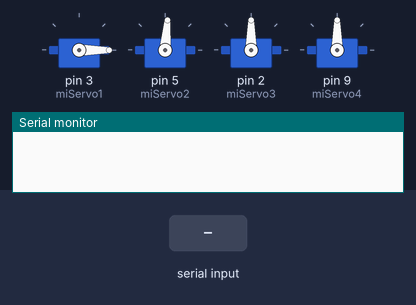
A sketch run on a simulated Arduino Uno, built with avr-gcc and run on an emulated ATmega328P. Shown: 4 × servo, the last lines printed to the serial monitor. The inputs (shaded band) are chosen by the test bench.

Above: at 1.2 s.
1.3 s: "r" received over Serial
At 2.1 s:
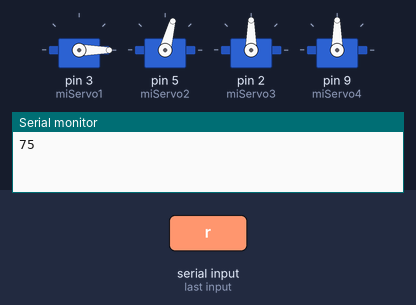
2.8 s: "g" received over Serial
At 3.2 s:
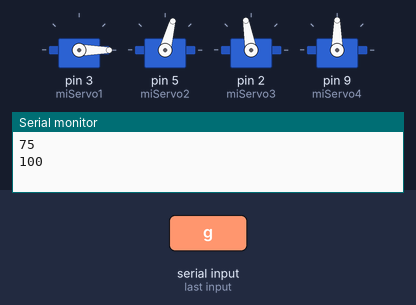
4.3 s: "l" received over Serial
At 5.5 s:
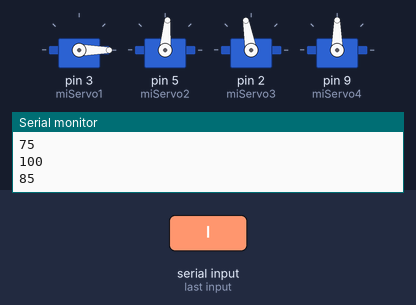
5.8 s: "p" received over Serial
At 6.7 s:
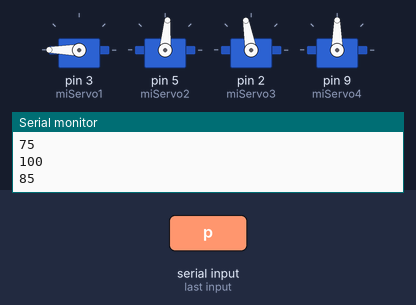
Timing chart, 0 to 10.3 s (numbered marks = the images above; inputs shaded):
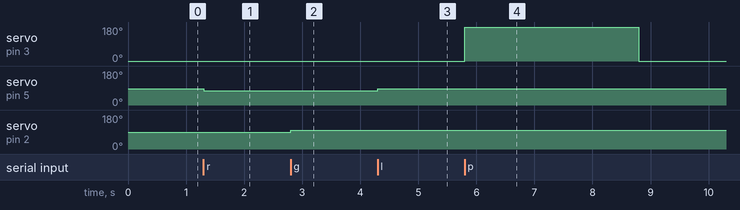

The sketch:

drone.ino
```cpp
#include <Servo.h>

//variable de recepcion de datos y cariables de control de elevacion
int option;
int led = 13;
int contador=0;
int contador2=85;
int contador3=90;
int inicio=0;

Servo miServo1;
Servo miServo2;
Servo miServo3;
Servo miServo4;


void setup()
{
 //asignacion de comunicacion de datos entre arduino y antena bt
  Serial.begin(9600);

//Asignacion de pines del servomotor
  miServo1.attach(3);
  miServo2.attach(5);
  miServo3.attach(2);
  miServo4.attach(9);


  //Posicionamiento inicial
  miServo1.write(contador);  //Altura
  miServo2.write(contador2); //giro en el eje
  miServo3.write(contador3); //giro en el eje


}


void loop()
{

  //si existe datos disponibles los leemos
  if (Serial.available()>0)
  {
    //leemos la opcion enviada
    option=Serial.read();
    ///////////////////////////
    if(option=='p')
    {
       miServo1.write(180);
      delay(3000);
      miServo1.write(0);
      delay(2000);
    }
    if(option=='f')
    {
      miServo1.write(0);
      contador=0;
    }

    if(option=='u')
    {

      contador=contador+10;
      if (contador>180)//limitantre de elevacion
      {
          contador=180;
      }
      miServo1.write(contador);
      Serial.println(contador);

    }
    if(option=='d')
    {

      contador=contador-10;
      if (contador<0)
      {
          contador=0;
      }
      miServo1.write(contador);
      Serial.println(contador);
    }
    if(option=='l')
    {

      contador2=contador2+10;
      if (contador2>180)
      {
          contador2=180;
      }
      miServo2.write(contador2);
      Serial.println(contador2);

    }
    if(option=='r')
    {

      contador2=contador2-10;
      if (contador2<0)
      {
          contador2=0;
      }
      miServo2.write(contador2);
      Serial.println(contador2);
    }
    if(option=='g')
    {

      contador3=contador3+10;
      if (contador3>180)
      {
          contador3=180;
      }
      miServo3.write(contador3);
      Serial.println(contador3);

    }
    if(option=='b')
    {

      contador3=contador3-10;
      if (contador3<0)
      {
          contador3=0;
      }
      miServo3.write(contador3);
      Serial.println(contador3);
    }

  }

}
```

Measured:
- after the input at 1.3 s, servo on pin 5 (miServo2): 85° → 75° at once
- after the input at 2.8 s, servo on pin 2 (miServo3): 90° → 100° at once
- after the input at 4.3 s, servo on pin 5 (miServo2): 75° → 85° at once
- after the input at 5.8 s, servo on pin 3 (miServo1): 0° → 180° at once, → 0° 3.0 s later
